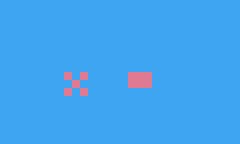

The image is a tile-based game level rendered from a .tmx file. Its description and source (layers, tilesets, objects; grid data summarised) follow:
An orthogonal 30x18 tile map with 8x8 px tiles, 1 tile layer (Background).

<map version="1.0" orientation="orthogonal" renderorder="right-down" width="30" height="18" tilewidth="8" tileheight="8" nextobjectid="1">
 <tileset firstgid="1" name="tileset" tilewidth="8" tileheight="8">
  <image source="tileset.png" trans="ff00ff" width="240" height="144" />
 </tileset>
 <layer name="Background" width="30" height="18">
  <properties>
   <property name="tileset" value="tileset" />
  </properties>
  <data>[540 cells, 540 non-empty, 2 distinct tile ids]</data>
 </layer>
</map>
